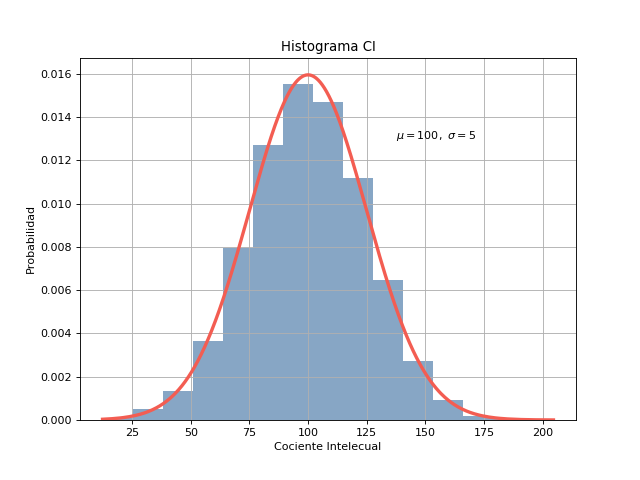

Recreate this plot in Python.
# -*- coding: utf-8 -*-
"""
Created on Tue Apr  7 03:46:45 2020

@author: Asus
"""

import numpy as np
import matplotlib.pyplot as plt
from scipy.stats import norm

np.random.seed(587)

mu = 100 
sigma = 25

plt.figure(figsize=(8, 6), dpi=200)
#Vector Aleatorio con distribucion normal
x = mu + sigma*np.random.randn(10000)
x = np.sort(x)
#Media y desviacion Estandar

#Instanciación de la distribucion Normal
#con media = mu, y desviacion estandar = sigma 
rv = norm(mu, sigma)
#Asíse calculan los primeros 4 momentos de probabilidad
mean, var, skew, kurt = norm.stats(moments='mvsk')
#mean = media, var = varianza,
#skew = coeficiente de simetria
#kurt = curtosis

#Historgrama
n, bins, patches = plt.hist(x, 20, density=1, facecolor="#5581AD",alpha=0.7) 
#Gráfica de la curva normal sobre el Histrograma
plt.plot(np.sort(x), rv.pdf(x), color = "#f35d52", lw = 3)
plt.title("Histograma CI")
plt.xlabel("Cociente Intelecual")
plt.ylabel("Probabilidad")
plt.text(25, 0.012, r"$\mu=100,\ \sigma=5$")
plt.grid(True)

plt.savefig("histograma.png")
plt.show()